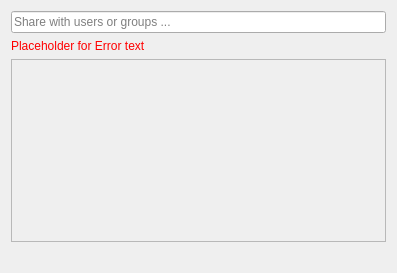
<?xml version="1.0" encoding="UTF-8"?>
<ui version="4.0">
 <class>CUR::ShareUserGroupWidget</class>
 <widget class="QWidget" name="CUR::ShareUserGroupWidget">
  <property name="geometry">
   <rect>
    <x>0</x>
    <y>0</y>
    <width>397</width>
    <height>273</height>
   </rect>
  </property>
  <property name="windowTitle">
   <string>Share NewDocument.odt</string>
  </property>
  <layout class="QVBoxLayout" name="verticalLayout">
   <item>
    <layout class="QHBoxLayout" name="shareeHorizontalLayout">
     <item>
      <widget class="QLineEdit" name="shareeLineEdit">
       <property name="placeholderText">
        <string>Share with users or groups ...</string>
       </property>
      </widget>
     </item>
    </layout>
   </item>
   <item>
    <widget class="QLabel" name="errorLabel">
     <property name="palette">
      <palette>
       <active>
        <colorrole role="WindowText">
         <brush brushstyle="SolidPattern">
          <color alpha="255">
           <red>255</red>
           <green>0</green>
           <blue>0</blue>
          </color>
         </brush>
        </colorrole>
       </active>
       <inactive>
        <colorrole role="WindowText">
         <brush brushstyle="SolidPattern">
          <color alpha="255">
           <red>255</red>
           <green>0</green>
           <blue>0</blue>
          </color>
         </brush>
        </colorrole>
       </inactive>
       <disabled>
        <colorrole role="WindowText">
         <brush brushstyle="SolidPattern">
          <color alpha="255">
           <red>123</red>
           <green>121</green>
           <blue>134</blue>
          </color>
         </brush>
        </colorrole>
       </disabled>
      </palette>
     </property>
     <property name="text">
      <string notr="true">Placeholder for Error text</string>
     </property>
     <property name="textFormat">
      <enum>Qt::PlainText</enum>
     </property>
     <property name="wordWrap">
      <bool>true</bool>
     </property>
    </widget>
   </item>
   <item>
    <widget class="QScrollArea" name="scrollArea">
     <property name="sizePolicy">
      <sizepolicy hsizetype="MinimumExpanding" vsizetype="MinimumExpanding">
       <horstretch>0</horstretch>
       <verstretch>0</verstretch>
      </sizepolicy>
     </property>
     <property name="horizontalScrollBarPolicy">
      <enum>Qt::ScrollBarAlwaysOff</enum>
     </property>
     <property name="widgetResizable">
      <bool>true</bool>
     </property>
     <widget class="QWidget" name="scrollAreaWidgetContents">
      <property name="geometry">
       <rect>
        <x>0</x>
        <y>0</y>
        <width>377</width>
        <height>185</height>
       </rect>
      </property>
      <layout class="QVBoxLayout" name="verticalLayout_3"/>
     </widget>
    </widget>
   </item>
   <item>
    <widget class="QLabel" name="privateLinkText">
     <property name="text">
      <string notr="true"/>
     </property>
     <property name="wordWrap">
      <bool>true</bool>
     </property>
    </widget>
   </item>
  </layout>
 </widget>
 <layoutdefault spacing="6" margin="11"/>
 <resources/>
 <connections/>
</ui>
